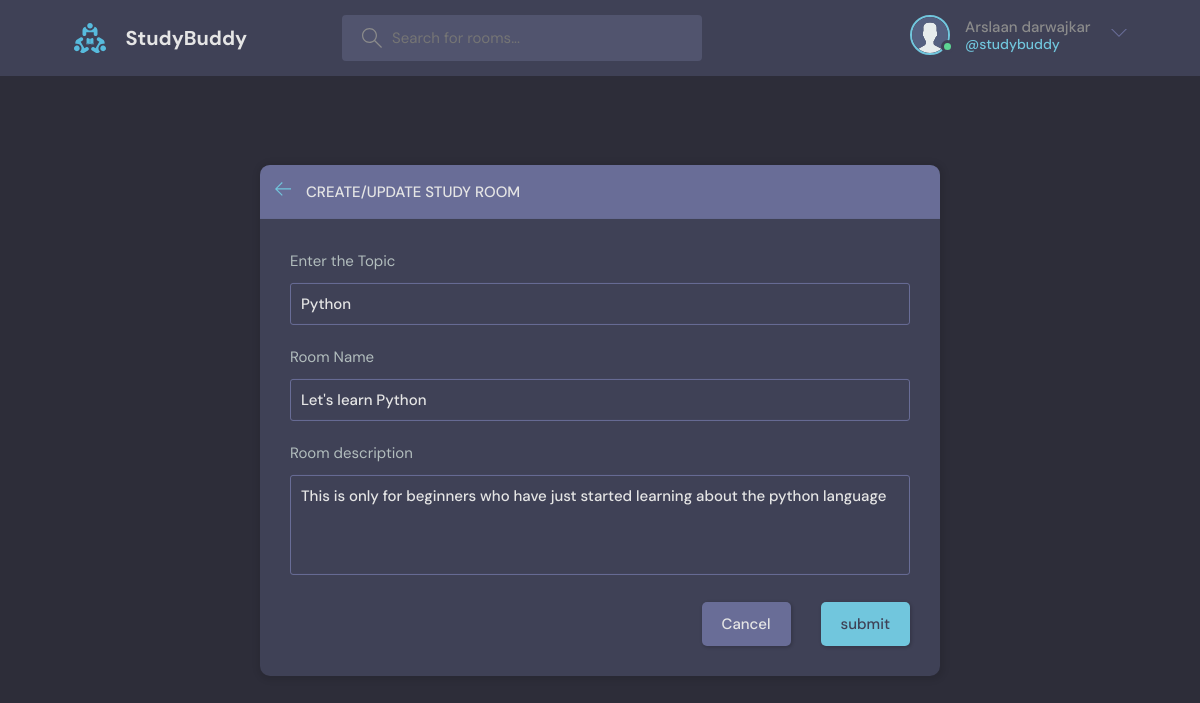
The app's page /update-room/1/ (signed in) with its own data.
### base/models.py (models this page shows, shortened)
class User(AbstractUser):
    name = models.CharField(max_length=200,null=True)
    email = models.EmailField(max_length=254,unique=True)
    bio = models.TextField(null=True)
    avatar = models.ImageField(null=True,default='avatar.svg')
    USERNAME_FIELD = 'email'
    REQUIRED_FIELDS = []

class Room(models.Model):
    host = models.ForeignKey(User,on_delete=models.SET_NULL, null=True)
    topic = models.ForeignKey(Topic, on_delete=models.SET_NULL, null=True)  #One to many ... a topic can have multiple rooms... and if we set it to null we have to allow it to be null in the database as well so we say null=True
    name = models.CharField(max_length=150)
    description = models.TextField(null = True, blank=True)
    participants = models.ManyToManyField(User, related_name='participants',blank=True)
    updated = models.DateTimeField( auto_now=True) # takes timestamp at every update
    created = models.DateTimeField(auto_now_add=True)
    class Meta:
        ordering = ['-updated','-created']

class Topic(models.Model):
    name = models.CharField(max_length=80)

### base/views.py (the view, shortened to what this page needs)
# urls.py: path('update-room/<str:pk>/',views.update_room, name='update-room'),
@login_required(login_url='/login')
def update_room(request, pk):
    room = Room.objects.get(id=pk)
    form = RoomForm(instance=room)
    topics = Topic.objects.all()
    if request.user != room.host:
        return HttpResponse('<h2>You are not allowed here !!</h2>')
    return render(request, 'base/room_form.html', {'form':form,'topics':topics,'room':room})

### base/forms.py
class RoomForm(ModelForm):
    class Meta:
        model = Room
        fields = ['topic','name','description']

### base/templates/base/room_form.html (shortened to what this page needs)
{% extends "base.html" %}
{% block content %}
  <main class="create-room layout">
    <div class="container">
      <div class="layout__box">
        <div class="layout__boxHeader">
          <div class="layout__boxTitle">
            <a href='{% url "home" %}'>
              <svg version="1.1" xmlns="http://www.w3.org/2000/svg" width="32" height="32" viewBox="0 0 32 32">
                <title>arrow-left</title>
                <path
                  d="M13.723 2.286l-13.723 13.714 13.719 13.714 1.616-1.611-10.96-10.96h27.625v-2.286h-27.625l10.965-10.965-1.616-1.607z">
                </path>
              </svg>
            </a>
            <h3>Create/update Study Room</h3>
          </div>
        </div>
        <div class="layout__body">
          <form class="form" action="" method='POST'>
            <div class="form__group">
              <label for="room_topic">Enter the Topic</label>
              <input required type="text" value='{{room.topic.name}}' name='topic' list='topic-list'>
            </div>
            <div class="form__group">
              <label for="room_name">Room Name</label>
              {{form.name}}
            </div>
            <div class="form__group">
              <label for="room_description">Room description</label>
              {{form.description}}
            </div>
            <div class="form__action">
              <a class="btn btn--dark" href="{{request.META.HTTP_REFERER}}">Cancel</a>
              <button class="btn btn--main" type="submit">submit</button>
            </div>
          </form>
        </div>
      </div>
    </div>
  </main>
{% endblock content %}

### templates/nav.html (shortened to what this page needs)
{% load static %}
<header class="header header--loggedIn">
    <div class="container">
      <a href="/" class="header__logo" href='{% url "home" %}'>
        <img src="{% static 'images/logo.svg'%}" />
        <h1>StudyBuddy</h1>
      </a>
      <form class="header__search" method='GET' action='{% url "home" %}'>
        <label>
          <input name='q' placeholder="Search for rooms..." />
        </label>
      </form>
      <nav class="header__menu">
        {% if request.user.is_authenticated %}
        <div class="header__user">
          <a href="{% url 'user-profile' request.user.id %}">
            <div class="avatar avatar--medium active">
              <img src="{{request.user.avatar.url}}" />
            </div>
            <p>{{request.user.name.capitalize}}<span>@{{request.user.username}}</span></p>
          </a>
          <button class="dropdown-button">
            <svg version="1.1" xmlns="http://www.w3.org/2000/svg" width="32" height="32" viewBox="0 0 32 32">
              <title>chevron-down</title>
              <path d="M16 21l-13-13h-3l16 16 16-16h-3l-13 13z"></path>
            </svg>
          </button>
        </div>
        {% else %}
        <a href='{% url "login" %}'>
          <img src="{% static 'images/logo.svg'%}" />
          <p>Login</p>
        </a>
        {% endif %}
      </nav>
    </div>
  </header>

### records on screen
User: user.avatar (placeholder picture), user.name "Arslaan darwajkar", user.username "studybuddy"
Room: topic "Python", name "Let's learn Python", description "This is only for beginners who have just started learning about the python language"
